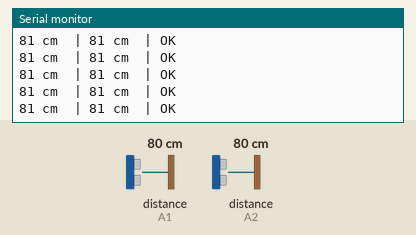
Bench run of a sketch on a simulated Arduino Uno, built with avr-gcc and run on an emulated ATmega328P. Shown: the last lines printed to the serial monitor. Inputs (shaded band) come from the test bench; at power-on: distance to the obstacle (sensors on A1, A2) 80 cm. The echo pulse lasts 58.3 µs per cm.

Above: at 1.2 s.
1.3 s: distance to the obstacle (sensor on A1) set to 17 cm
At 1.65 s:
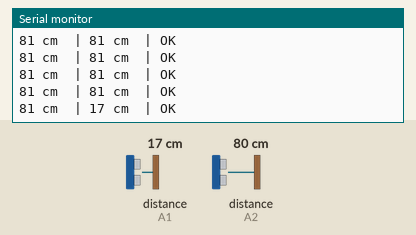
2.8 s: distance to the obstacle (sensor on A1) set to 13 cm
At 3.11 s:
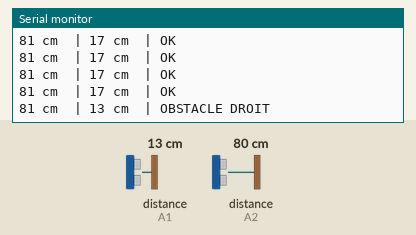
4.8 s: distance to the obstacle (sensor on A2) set to 16 cm
At 4.97 s:
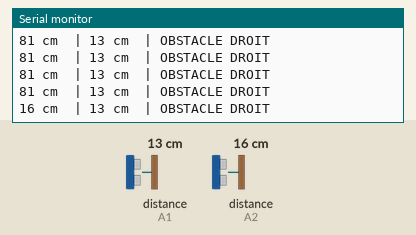
6.3 s: distance to the obstacle (sensor on A2) set to 13 cm
At 6.59 s:
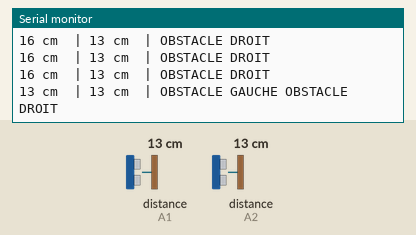
8.3 s: distance to the obstacle (sensor on A1) set to 11 cm
At 8.42 s:
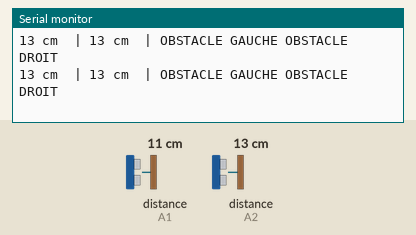
9.8 s: distance to the obstacle (sensor on A1) set to 8 cm
At 10.05 s:
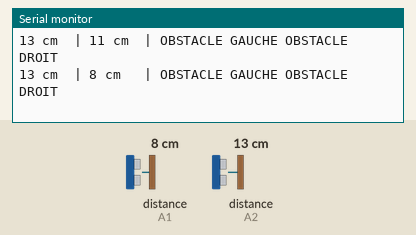

The sketch:

test_3_ultrasons__1_.ino
```cpp
// =========================================================================
// TEST 3 - ULTRASONS HC-SR05 (FONCTIONNEL)
// Teste les DEUX capteurs avec les pins correctes du projet
//
// BRANCHEMENTS :
//   Ultrason GAUCHE : VCC→5V, GND→GND, TRIG→A3, ECHO→A2
//   Ultrason DROIT  : VCC→5V, GND→GND, TRIG→A0, ECHO→A1
//
// UTILISATION :
//   1. Téléverser
//   2. Ouvrir Moniteur Série à 115200 bauds
//   3. Approcher la main ou un obstacle pour tester
// =========================================================================

#include <NewPing.h>

NewPing sonarG(A3, A2, 100);  // Gauche
NewPing sonarD(A0, A1, 100);  // Droit

void setup() {
  Serial.begin(115200);
  Serial.println(F("============================================"));
  Serial.println(F("         TEST ULTRASONS HC-SR05            "));
  Serial.println(F("============================================"));
  Serial.println(F("Gauche  | Droit   | Alerte"));
  Serial.println(F("-----------------------------------"));
}

void loop() {
  int dG = sonarG.ping_cm();
  int dD = sonarD.ping_cm();

  // Affichage Gauche
  if (dG == 0) Serial.print(F("---   "));
  else {
    Serial.print(dG);
    Serial.print(F(" cm "));
    if (dG < 10) Serial.print(F("  "));
    else if (dG < 100) Serial.print(F(" "));
  }
  Serial.print(F("| "));

  // Affichage Droit
  if (dD == 0) Serial.print(F("---   "));
  else {
    Serial.print(dD);
    Serial.print(F(" cm "));
    if (dD < 10) Serial.print(F("  "));
    else if (dD < 100) Serial.print(F(" "));
  }
  Serial.print(F("| "));

  // Alertes obstacles
  bool alerte = false;
  if (dG > 0 && dG < 15) { Serial.print(F("OBSTACLE GAUCHE ")); alerte = true; }
  if (dD > 0 && dD < 15) { Serial.print(F("OBSTACLE DROIT "));  alerte = true; }
  if (!alerte) Serial.print(F("OK"));

  Serial.println();
  delay(200);
}
```

Measured:
- the behaviour switches between 15 and 14 cm on distance to the obstacle (sensor on A1) (found by bisection; images 1 and 2)
- the behaviour switches between 15 and 14 cm on distance to the obstacle (sensor on A2) (found by bisection; images 3 and 4)
- the behaviour switches between 10 and 9 cm on distance to the obstacle (sensor on A1) (found by bisection; images 5 and 6)
- after the input at 1.3 s, the serial monitor: prints a new line after 0.20 s (image 1)
- after the input at 2.8 s, the serial monitor: prints a new line after 0.15 s (image 2)
- after the input at 4.8 s, the serial monitor: prints a new line at once (image 3)
- after the input at 6.3 s, the serial monitor: prints a new line after 0.14 s (image 4)
- after the input at 9.8 s, the serial monitor: prints a new line after 0.09 s (image 6)
